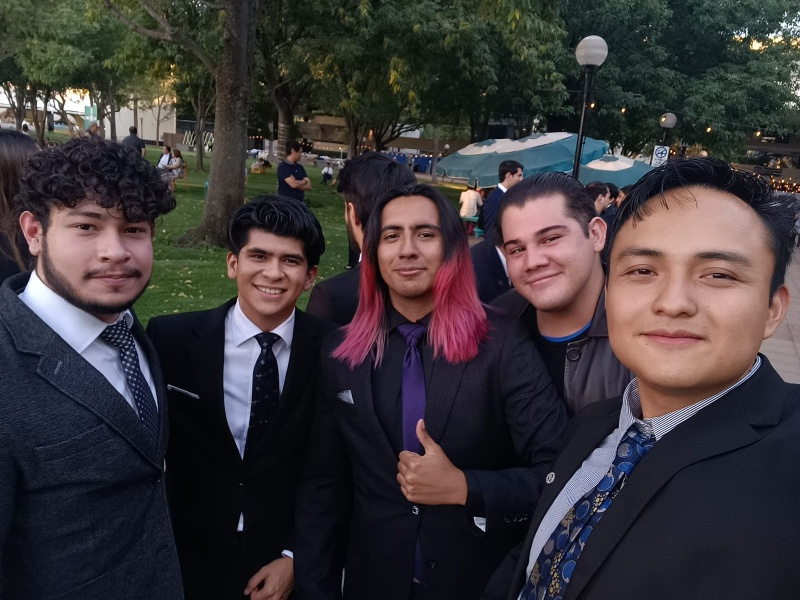
#> input picture Advance_Scripts/images/Lingotes.jpg, 800 x 600 px, found by its file name
$ python detectFaces.py
#> lines starting #> are read from the running program, lines starting #| are printed output that depends on the picture; after the words box and inside, x2 and y2 are one past the last pixel; in counts of white or black regions, pixels touching at a corner belong together
import cv2 as cv

'''Haar-like features describe the pattern of contrast  among adjacent image regions'''

'''Some features are distinctive, they only appear in only one type of class of object such as faces,
this ones are called cascades'''

# Declare cascade clasifier object
face_cascade = cv.CascadeClassifier(r'Advance_Scripts\cascade\haarcascade_frontalface_default.xml')

# Reading the image
img = cv.imread(r'Advance_Scripts\images\Lingotes.jpg')
#> img is the input picture: shape (600, 800, 3); mean B, G, R 57, 54.2, 59.4

# Turn to grayscale, cascade classifier expects grayscale images
gray = cv.cvtColor(img, cv.COLOR_BGR2GRAY)
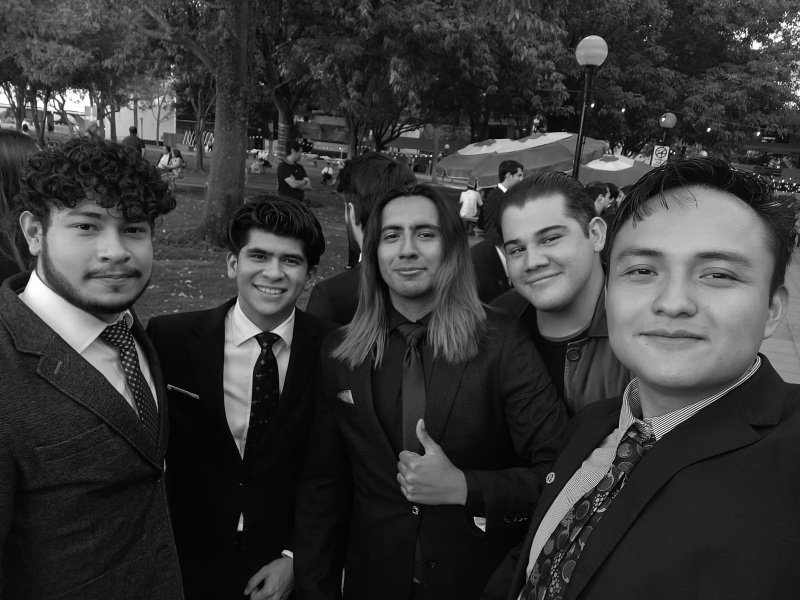
#> gray: shape (600, 800); min 0, max 255, mean 56.1

# Begin face detection
faces = face_cascade.detectMultiScale(gray, 1.08, 8)
#> faces = [[216, 319, 54, 54], [366, 200, 87, 87], [231, 316, 66, 66], [231, 226, 83, 83], [485, 201, 103, 103], [44, 178, 130, 130], [587, 199, 184, 184]]
for (x, y, w, h) in faces:
    img = cv.rectangle(img, (x,y), (x + w, y + h), (255,160, 0), 2)
#> this loop made 7 passes
#> pass 1, `img = cv.rectangle(img, (x,y), (x + w, y + h), (255,160, 0), 2)`:
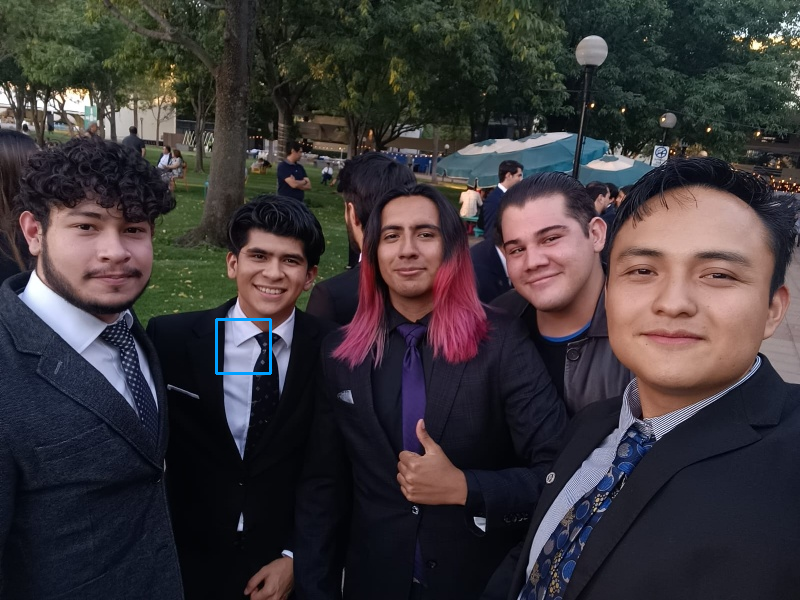
#> img: shape (600, 800, 3); 0.13% of pixels changed, all inside (x1, y1, x2, y2) = (215, 318, 272, 375)
#> pass 2, `img = cv.rectangle(img, (x,y), (x + w, y + h), (255,160, 0), 2)`:
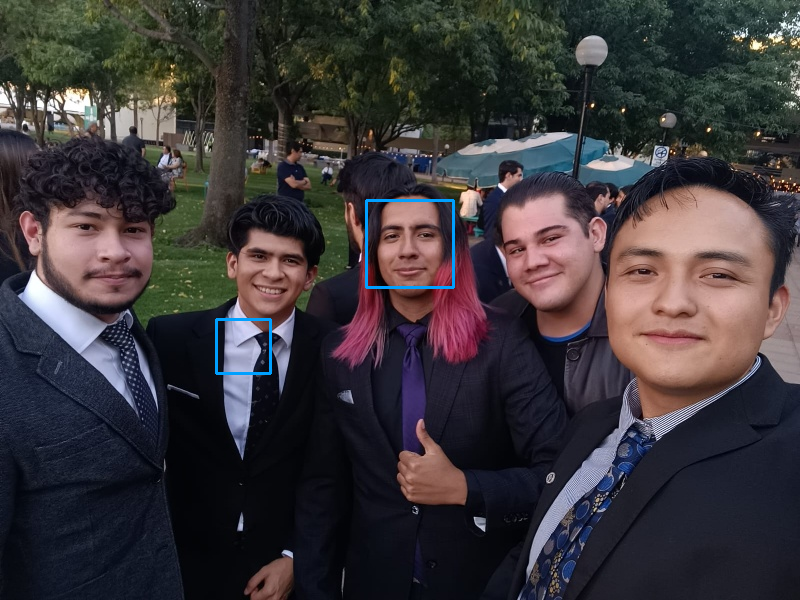
#> img: shape (600, 800, 3); 0.22% of pixels changed, all inside (x1, y1, x2, y2) = (365, 199, 455, 289)
#> pass 3, `img = cv.rectangle(img, (x,y), (x + w, y + h), (255,160, 0), 2)`:
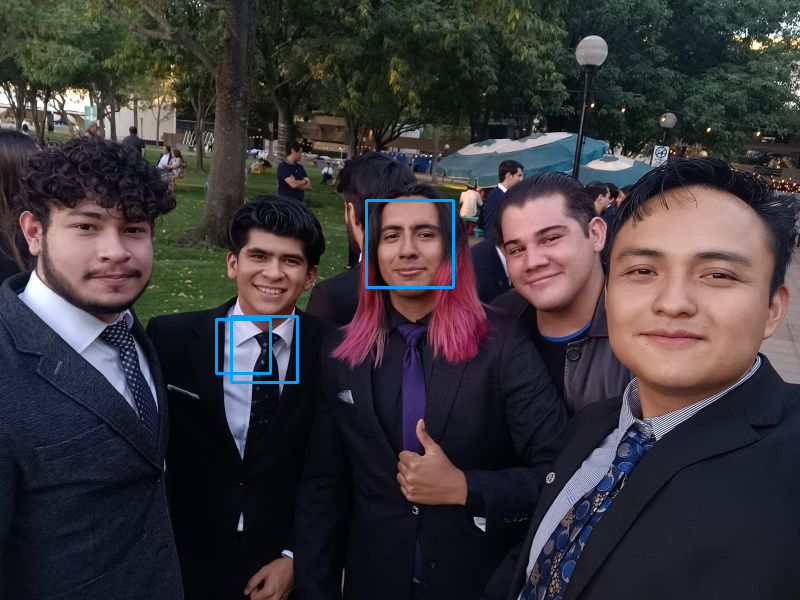
#> img: shape (600, 800, 3); 0.16% of pixels changed, all inside (x1, y1, x2, y2) = (230, 315, 299, 384)
#> after the loop:
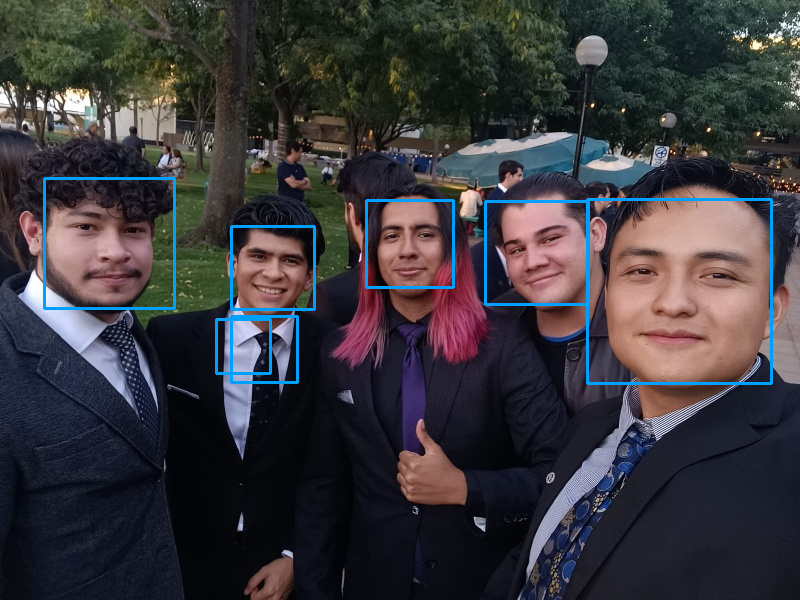
#> img: shape (600, 800, 3); 1.2% of pixels changed, all inside (x1, y1, x2, y2) = (43, 177, 773, 385)

# Showing results
cv.namedWindow('Lingotes detected')
cv.imshow('Lingotes detected', img)
cv.waitKey()
cv.destroyAllWindows()
